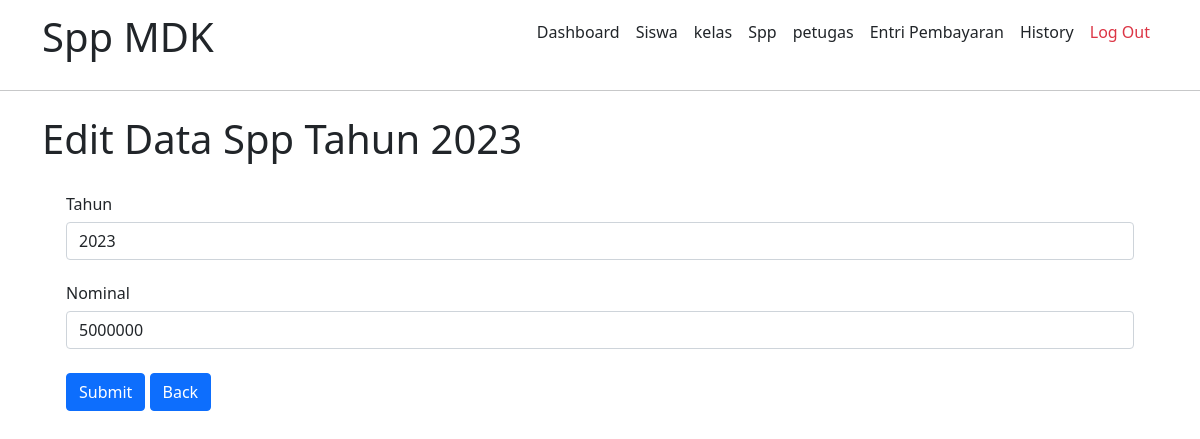
Screenshot of /admin/spp/EditSpp.php?id=2 (signed in) with the database file from the repository.
### tables this page shows
CREATE TABLE `spp` (
  `id_spp` int(11) NOT NULL,
  `tahun` int(11) NOT NULL,
  `nominal` int(11) NOT NULL
);

### admin/spp/EditSpp.php (the view, shortened to what this page needs)
<?php
include 'api/koneksi.php';
  if (isset($_GET['id'])) {
    $id = ($_GET["id"]);
    $query = "SELECT * FROM spp WHERE id_spp='$id'";
    $result = mysqli_query($kon, $query);
    $data = mysqli_fetch_assoc($result);
  } else {
    echo "<script>alert('Masukkan data id.');window.location='spp.php';</script>";
  }
  ?>
<!DOCTYPE html>
<html lang="en">
<head>
    <link rel="stylesheet" href="../asset/css/bootstrap.min.css">
</head>
<body>
<section class="dashboard container-fluid mt-4">
        <form method="post" action="api/EditData.php">
                    <div class="container">
                    <h1>Edit Data Spp Tahun <?php echo $data['tahun']; ?></h1>
                        <div class="card-body">
                            <div class="card-text m-2">
                                <div class="form-group mb-4">
                                        <div class="col-md-2 h6">Tahun</div>
                                        <input type="number" name="Data1" value="<?php echo $data['tahun']; ?>" class="form-control col-md-4">
                                </div>
                                <div class="form-group mb-4">
                                        <div class="col-md-2 h6">Nominal</div>
                                        <input type="number" name="Data2" value="<?php echo $data['nominal']; ?>" class="form-control col-md-4">
                                </div>
                                <div class="form-group mb-4">
                                        <input href="../spp.php" type="submit" class="btn btn-primary ">
                                        <a class="btn btn-primary " href="spp.php" role="button">Back</a>
                                </div>
                            </div>
                        </div>
        </form>
    </section>
</body>
</html>

### rows the page displays
spp: tahun "2023", Data1 "2023", Data2 "5000000"
